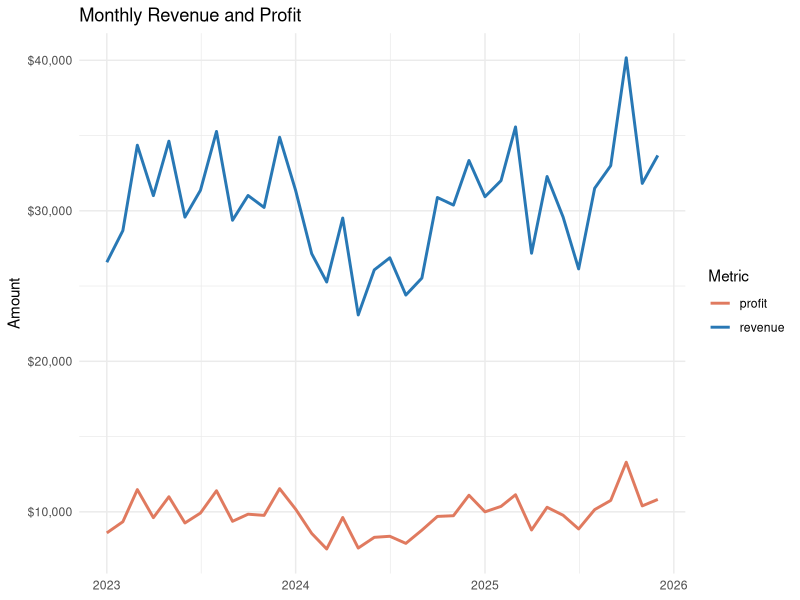
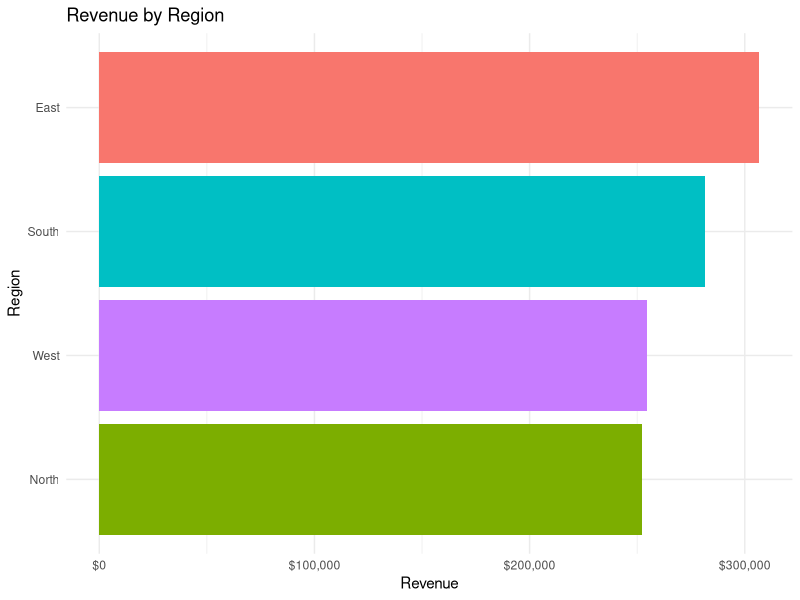
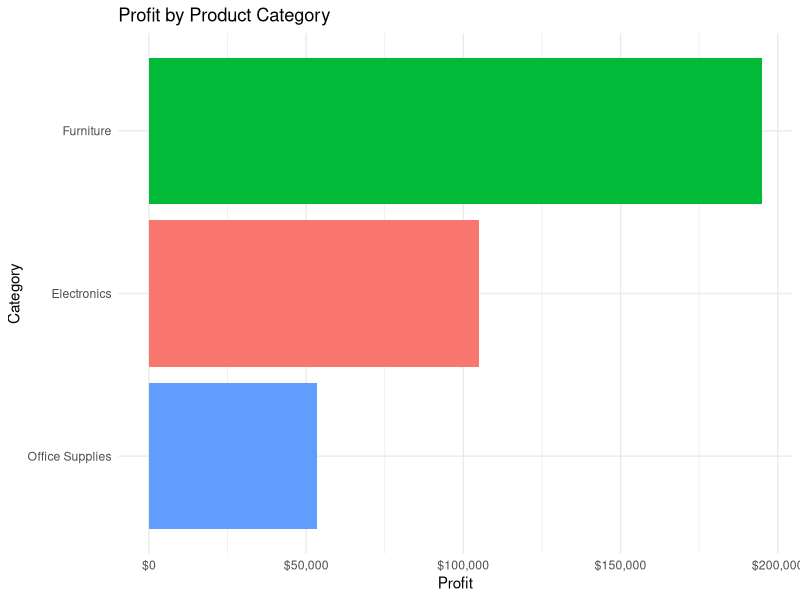

Reproduce these figures in R, in order.
## ---- chunk 1
if (!requireNamespace("tidyverse", quietly = TRUE)) {
  install.packages("tidyverse", repos = "https://cloud.r-project.org")
}

library(tidyverse)

knitr::opts_chunk$set(
  echo = TRUE,
  message = FALSE,
  warning = FALSE,
  fig.width = 9,
  fig.height = 5
)
## ---- chunk 2
sales_raw <- read_csv("retail_sales.csv", show_col_types = FALSE)

glimpse(sales_raw)
## ---- chunk 3
sales <- sales_raw |>
  mutate(
    order_date = as.Date(order_date),
    customer_segment = str_squish(customer_segment),
    customer_segment = replace_na(customer_segment, "Unknown"),
    customer_segment = if_else(
      customer_segment == "",
      "Unknown",
      customer_segment
    ),
    discount = replace_na(discount, 0),
    returned = as.integer(returned),
    year = lubridate::year(order_date),
    month = lubridate::floor_date(order_date, unit = "month"),
    profit_margin = if_else(revenue > 0, profit / revenue, 0)
  ) |>
  distinct(order_id, .keep_all = TRUE) |>
  filter(
    !is.na(order_date),
    units_sold > 0,
    revenue >= 0,
    cost >= 0
  )

cat("Raw rows:", nrow(sales_raw), "\n")
cat("Clean rows:", nrow(sales), "\n")
cat("Duplicate rows removed:", nrow(sales_raw) - nrow(sales), "\n")
## ---- chunk 4
kpi_summary <- sales |>
  summarise(
    Total_Orders = n_distinct(order_id),
    Total_Revenue = sum(revenue, na.rm = TRUE),
    Total_Profit = sum(profit, na.rm = TRUE),
    Average_Order_Value = mean(revenue, na.rm = TRUE),
    Profit_Margin = sum(profit, na.rm = TRUE) /
      sum(revenue, na.rm = TRUE),
    Return_Rate = mean(returned, na.rm = TRUE)
  ) |>
  mutate(
    Total_Revenue = scales::dollar(Total_Revenue),
    Total_Profit = scales::dollar(Total_Profit),
    Average_Order_Value = scales::dollar(Average_Order_Value),
    Profit_Margin = scales::percent(Profit_Margin, accuracy = 0.1),
    Return_Rate = scales::percent(Return_Rate, accuracy = 0.1)
  )

knitr::kable(kpi_summary, caption = "Retail sales KPI summary")
## ---- chunk 5
monthly_sales <- sales |>
  group_by(month) |>
  summarise(
    revenue = sum(revenue, na.rm = TRUE),
    profit = sum(profit, na.rm = TRUE),
    .groups = "drop"
  ) |>
  pivot_longer(
    cols = c(revenue, profit),
    names_to = "metric",
    values_to = "amount"
  )

ggplot(monthly_sales, aes(x = month, y = amount, color = metric)) +
  geom_line(linewidth = 1) +
  scale_y_continuous(labels = scales::label_dollar()) +
  scale_color_manual(
    values = c("revenue" = "#2878B5", "profit" = "#E07A5F")
  ) +
  labs(
    title = "Monthly Revenue and Profit",
    x = NULL,
    y = "Amount",
    color = "Metric"
  ) +
  theme_minimal()
## ---- chunk 6
regional_sales <- sales |>
  group_by(region) |>
  summarise(
    revenue = sum(revenue, na.rm = TRUE),
    profit = sum(profit, na.rm = TRUE),
    .groups = "drop"
  ) |>
  arrange(desc(revenue))

ggplot(
  regional_sales,
  aes(x = reorder(region, revenue), y = revenue, fill = region)
) +
  geom_col(show.legend = FALSE) +
  coord_flip() +
  scale_y_continuous(labels = scales::label_dollar()) +
  labs(
    title = "Revenue by Region",
    x = "Region",
    y = "Revenue"
  ) +
  theme_minimal()
## ---- chunk 7
category_sales <- sales |>
  group_by(category) |>
  summarise(
    orders = n_distinct(order_id),
    revenue = sum(revenue, na.rm = TRUE),
    profit = sum(profit, na.rm = TRUE),
    profit_margin = profit / revenue,
    .groups = "drop"
  ) |>
  arrange(desc(profit))

knitr::kable(
  category_sales |>
    mutate(
      revenue = scales::dollar(revenue),
      profit = scales::dollar(profit),
      profit_margin = scales::percent(profit_margin, accuracy = 0.1)
    ),
  caption = "Product category performance"
)

ggplot(
  category_sales,
  aes(x = reorder(category, profit), y = profit, fill = category)
) +
  geom_col(show.legend = FALSE) +
  coord_flip() +
  scale_y_continuous(labels = scales::label_dollar()) +
  labs(
    title = "Profit by Product Category",
    x = "Category",
    y = "Profit"
  ) +
  theme_minimal()
## ---- chunk 8
best_region <- regional_sales |>
  slice_max(revenue, n = 1, with_ties = FALSE) |>
  pull(region)

best_category <- category_sales |>
  slice_max(profit, n = 1, with_ties = FALSE) |>
  pull(category)
